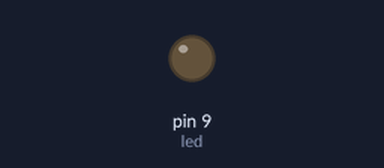
The sketch below on a simulated Arduino Uno, built with avr-gcc and run on an emulated ATmega328P. Shown: output pins drawn as LEDs (lit = HIGH).

Above: at 0.05 s.
At 5.85 s:
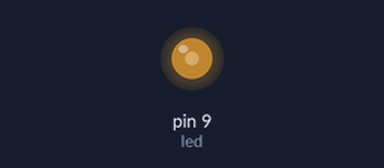
At 11.65 s:
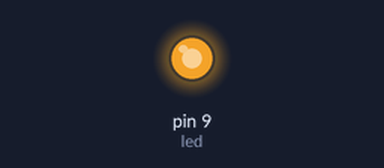
At 23.25 s:
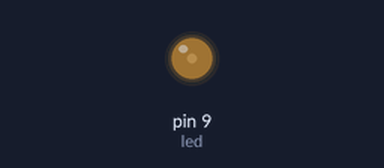
Timing chart, 0 to 33.2 s (numbered marks = the images above):
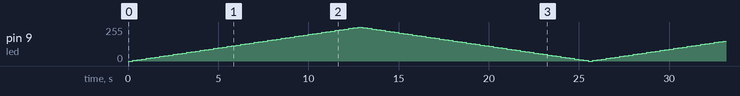

The sketch:

alanogwritelab.ino
```cpp
int led =9;
int birghtness=0;
int fadevalue = 5;


void setup() {
  pinMode(led,OUTPUT);
}

void loop() {

 analogWrite(led,birghtness);

 birghtness=birghtness + fadevalue;
 if (birghtness== 0 || birghtness == 255){
  fadevalue =- fadevalue;
 }
 delay(250);
}
```
